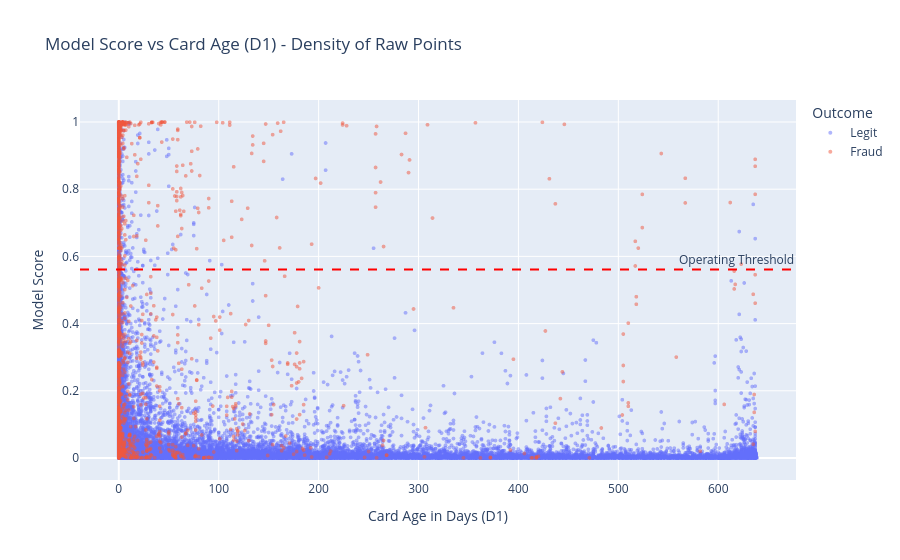
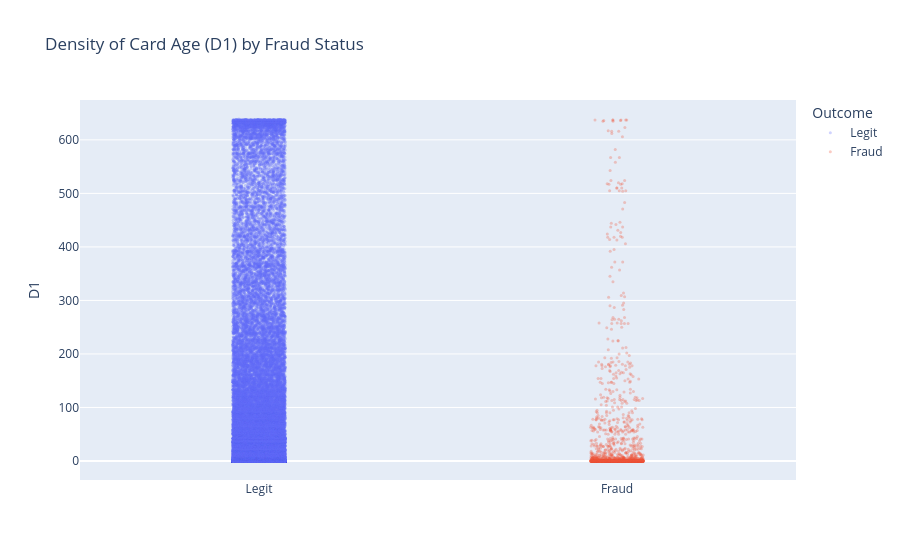

Here is the notebook cell these charts were saved with, in order:
### Code cell
import plotly.express as px

# Sample the frame to keep the notebook size manageable and rendering fast
plot_df = frame.sample(n=min(50000, len(frame)), seed=42).to_pandas()
plot_df['Outcome'] = plot_df['isFraud'].map({1: 'Fraud', 0: 'Legit'})

# 1. Scatter plot to see if the model separates Fraud and Legit differently across card ages
fig1 = px.scatter(
    plot_df, 
    x="D1", 
    y="score", 
    color="Outcome",
    title="Model Score vs Card Age (D1) - Density of Raw Points",
    opacity=0.5,
    labels={"D1": "Card Age in Days (D1)", "score": "Model Score"}
)
fig1.update_traces(marker={"size": 4})

# Add a horizontal line for the approx 2.6% block rate threshold to see misses
import numpy as np

threshold_raw = float(np.quantile(frame["score"].to_numpy(), 0.974))
fig1.add_hline(y=threshold_raw, line_dash="dash", line_color="red", annotation_text="Operating Threshold")
fig1.show()

# 2. Strip plot showing the pure density/distribution of Card Age for Fraud vs Legit
fig2 = px.strip(
    plot_df,
    x="Outcome",
    y="D1",
    color="Outcome",
    title="Density of Card Age (D1) by Fraud Status",
    stripmode="overlay"
)
fig2.update_traces(marker={"size": 3, "opacity": 0.3})
fig2.update_xaxes(title_text='')
fig2.show()

### Figure 1 — Plotly figure (JSON) as saved in the notebook; plotly's stock layout.template omitted (floating-point values rounded to 4 significant figures; data arrays with more than 128 entries replaced by an {"elided": "..."} marker saying what was removed)
{"data": [{"hovertemplate": "Outcome=Legit<br>Card Age in Days (D1)=%{x}<br>Model Score=%{y}<extra></extra>", "legendgroup": "Legit", "marker": {"color": "#636efa", "opacity": 0.5, "size": 4, "symbol": "circle"}, "mode": "markers", "name": "Legit", "showlegend": true, "type": "scattergl", "x": {"elided": "48139 float values"}, "xaxis": "x", "y": {"elided": "48139 float values"}, "yaxis": "y"}, {"hovertemplate": "Outcome=Fraud<br>Card Age in Days (D1)=%{x}<br>Model Score=%{y}<extra></extra>", "legendgroup": "Fraud", "marker": {"color": "#EF553B", "opacity": 0.5, "size": 4, "symbol": "circle"}, "mode": "markers", "name": "Fraud", "showlegend": true, "type": "scattergl", "x": {"elided": "1861 float values"}, "xaxis": "x", "y": {"elided": "1861 float values"}, "yaxis": "y"}], "layout": {"annotations": [{"showarrow": false, "text": "Operating Threshold", "x": 1, "xanchor": "right", "xref": "x domain", "y": 0.561, "yanchor": "bottom", "yref": "y"}], "legend": {"title": {"text": "Outcome"}, "tracegroupgap": 0}, "shapes": [{"line": {"color": "red", "dash": "dash"}, "type": "line", "x0": 0, "x1": 1, "xref": "x domain", "y0": 0.561, "y1": 0.561, "yref": "y"}], "title": {"text": "Model Score vs Card Age (D1) - Density of Raw Points"}, "xaxis": {"anchor": "y", "domain": [0.0, 1.0], "title": {"text": "Card Age in Days (D1)"}}, "yaxis": {"anchor": "x", "domain": [0.0, 1.0], "title": {"text": "Model Score"}}}}

### Figure 2 — Plotly figure (JSON) as saved in the notebook; plotly's stock layout.template omitted (floating-point values rounded to 4 significant figures; data arrays with more than 128 entries replaced by an {"elided": "..."} marker saying what was removed)
{"data": [{"alignmentgroup": "True", "boxpoints": "all", "fillcolor": "rgba(255,255,255,0)", "hoveron": "points", "hovertemplate": "Outcome=%{x}<br>D1=%{y}<extra></extra>", "legendgroup": "Legit", "line": {"color": "rgba(255,255,255,0)"}, "marker": {"color": "#636efa", "opacity": 0.3, "size": 3}, "name": "Legit", "offsetgroup": "Legit", "orientation": "v", "pointpos": 0, "showlegend": true, "type": "box", "x": {"elided": "48139 str values"}, "x0": " ", "xaxis": "x", "y": {"elided": "48139 float values"}, "y0": " ", "yaxis": "y"}, {"alignmentgroup": "True", "boxpoints": "all", "fillcolor": "rgba(255,255,255,0)", "hoveron": "points", "hovertemplate": "Outcome=%{x}<br>D1=%{y}<extra></extra>", "legendgroup": "Fraud", "line": {"color": "rgba(255,255,255,0)"}, "marker": {"color": "#EF553B", "opacity": 0.3, "size": 3}, "name": "Fraud", "offsetgroup": "Fraud", "orientation": "v", "pointpos": 0, "showlegend": true, "type": "box", "x": {"elided": "1861 str values"}, "x0": " ", "xaxis": "x", "y": {"elided": "1861 float values"}, "y0": " ", "yaxis": "y"}], "layout": {"boxmode": "overlay", "legend": {"title": {"text": "Outcome"}, "tracegroupgap": 0}, "title": {"text": "Density of Card Age (D1) by Fraud Status"}, "xaxis": {"anchor": "y", "categoryarray": ["Legit", "Fraud"], "categoryorder": "array", "domain": [0.0, 1.0], "title": {"text": ""}}, "yaxis": {"anchor": "x", "domain": [0.0, 1.0], "title": {"text": "D1"}}}}
